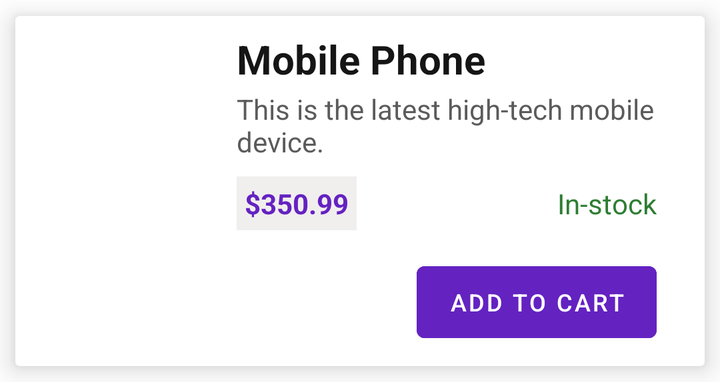
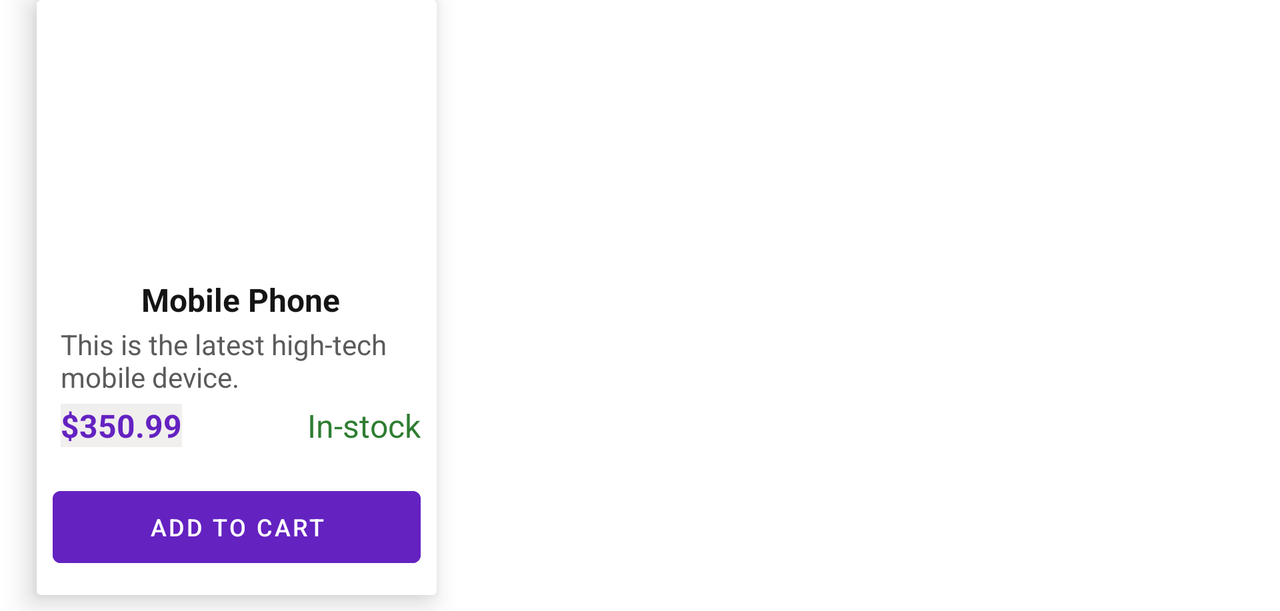

One screen, two layout resources from the same app: the default and the repository's alternative for another configuration. Each is rendered where Android would select it; the XML of both is given below.
<!-- AndroidManifest.xml: application theme Theme.MobileCrunchers -->
<!-- res/layout/product.xml -->
<?xml version="1.0" encoding="utf-8"?>
<androidx.constraintlayout.widget.ConstraintLayout xmlns:android="http://schemas.android.com/apk/res/android"
    xmlns:app="http://schemas.android.com/apk/res-auto"
    android:layout_width="match_parent"
    android:layout_height="wrap_content"
    >

    <androidx.cardview.widget.CardView
        android:id="@+id/cvProductList"
        android:layout_width="0dp"
        android:layout_height="wrap_content"
        android:layout_marginStart="4dp"
        android:layout_marginTop="8dp"
        android:layout_marginEnd="4dp"
        android:layout_marginBottom="8dp"
        app:cardElevation="8dp"
        app:layout_constraintBottom_toBottomOf="parent"
        app:layout_constraintEnd_toStartOf="@+id/guideline7"
        app:layout_constraintStart_toStartOf="@+id/guideline6"
        app:layout_constraintTop_toTopOf="@+id/guideline8">

        <androidx.constraintlayout.widget.ConstraintLayout
            android:id="@+id/layoutProductDescription"
            android:layout_width="match_parent"
            android:layout_height="match_parent"
            android:layout_margin="8dp">

            <androidx.constraintlayout.widget.Guideline
                android:id="@+id/guideline12"
                android:layout_width="wrap_content"
                android:layout_height="wrap_content"
                android:orientation="vertical"
                app:layout_constraintGuide_percent="0.3" />

            <TextView
                android:id="@+id/tvStatus"
                android:layout_width="wrap_content"
                android:layout_height="wrap_content"
                android:layout_marginEnd="16dp"
                android:text="@string/in_stock"
                android:textColor="#2E7D32"
                android:textSize="14sp"
                app:layout_constraintBottom_toBottomOf="@+id/tvPrice"
                app:layout_constraintEnd_toEndOf="parent"
                app:layout_constraintTop_toTopOf="@+id/tvPrice" />

            <ImageView
                android:id="@+id/imgProduct"
                android:layout_width="0dp"
                android:layout_height="100dp"
                android:layout_marginStart="4dp"
                android:layout_marginTop="8dp"
                android:layout_marginEnd="4dp"
                android:contentDescription="Mobile Phone"
                android:scaleType="fitCenter"
                app:layout_constraintBottom_toBottomOf="@+id/tvPrice"
                app:layout_constraintEnd_toStartOf="@+id/guideline12"
                app:layout_constraintStart_toStartOf="parent"
                app:layout_constraintTop_toTopOf="parent"
                app:srcCompat="@drawable/default_mobile" />

            <TextView
                android:id="@+id/tvProductTitle"
                android:layout_width="0dp"
                android:layout_height="wrap_content"
                android:layout_marginStart="4dp"
                android:text="@string/dummy_product_title"
                android:textColor="@color/black_02"
                android:textSize="20sp"
                android:textStyle="bold"
                app:layout_constraintEnd_toEndOf="parent"
                app:layout_constraintStart_toStartOf="@+id/guideline12"
                app:layout_constraintTop_toTopOf="parent" />

            <TextView
                android:id="@+id/tvProductDescription"
                android:layout_width="0dp"
                android:layout_height="wrap_content"
                android:layout_marginTop="2dp"
                android:breakStrategy="simple"
                android:ellipsize="none"
                android:maxLines="4"
                android:scrollHorizontally="false"
                android:text="@string/dummy_product_description"
                android:textColor="@color/black_03"
                android:textSize="14sp"
                app:layout_constraintEnd_toEndOf="parent"
                app:layout_constraintStart_toStartOf="@+id/tvProductTitle"
                app:layout_constraintTop_toBottomOf="@+id/tvProductTitle" />

            <TextView
                android:id="@+id/tvPrice"
                android:layout_width="wrap_content"
                android:layout_height="wrap_content"
                android:layout_marginTop="8dp"
                android:background="@color/gray_02"
                android:padding="4dp"
                android:text="@string/dummy_price"
                android:textColor="@color/purple_light"
                android:textSize="14sp"
                android:textStyle="bold"
                app:layout_constraintStart_toStartOf="@+id/tvProductDescription"
                app:layout_constraintTop_toBottomOf="@+id/tvProductDescription" />

            <Button
                android:id="@+id/btnAddToCart"
                android:layout_width="wrap_content"
                android:layout_height="wrap_content"
                android:layout_marginTop="16dp"
                android:layout_marginEnd="16dp"
                android:backgroundTint="@color/purple_light"
                android:text="@string/add_to_cart"
                android:textSize="12sp"
                app:icon="@drawable/ic_baseline_add_shopping_cart_24"
                app:iconPadding="8dp"
                app:iconSize="18dp"
                app:layout_constraintBottom_toBottomOf="parent"
                app:layout_constraintEnd_toEndOf="parent"
                app:layout_constraintTop_toBottomOf="@+id/tvStatus" />

        </androidx.constraintlayout.widget.ConstraintLayout>
    </androidx.cardview.widget.CardView>

    <androidx.constraintlayout.widget.Guideline
        android:id="@+id/guideline6"
        android:layout_width="wrap_content"
        android:layout_height="wrap_content"
        android:orientation="vertical"
        app:layout_constraintGuide_percent="0.01" />

    <androidx.constraintlayout.widget.Guideline
        android:id="@+id/guideline7"
        android:layout_width="wrap_content"
        android:layout_height="wrap_content"
        android:orientation="vertical"
        app:layout_constraintGuide_percent="0.99" />

    <androidx.constraintlayout.widget.Guideline
        android:id="@+id/guideline8"
        android:layout_width="wrap_content"
        android:layout_height="wrap_content"
        android:orientation="horizontal"
        app:layout_constraintGuide_percent="0" />

</androidx.constraintlayout.widget.ConstraintLayout>
<!-- resources referenced by this layout -->
<resources>
  <color name="black_02">#151515</color>
  <color name="black_03">#5C5B5B</color>
  <color name="gray_02">#F1EEEE</color>
  <color name="purple_light">#6422C1</color>
  <string name="add_to_cart">Add to Cart</string>
  <string name="dummy_price">$350.99</string>
  <string name="dummy_product_description">This is the latest high-tech mobile device.</string>
  <string name="dummy_product_title">Mobile Phone</string>
  <string name="in_stock">In-stock</string>
  <style name="Theme.MobileCrunchers" parent="Theme.MaterialComponents.DayNight.NoActionBar">
          
          <item name="colorPrimary">@color/purple_500</item>
          <item name="colorPrimaryVariant">@color/purple_700</item>
          <item name="colorOnPrimary">@color/white</item>
          
          <item name="colorSecondary">@color/teal_200</item>
          <item name="colorSecondaryVariant">@color/teal_700</item>
          <item name="colorOnSecondary">@color/black</item>
          
          <item name="android:statusBarColor" tools:targetApi="l">?attr/colorPrimaryVariant</item>
          
      </style>
  <color name="purple_500">#FF6200EE</color>
  <color name="purple_700">#FF3700B3</color>
  <color name="white">#FFFFFFFF</color>
  <color name="teal_200">#FF03DAC5</color>
  <color name="teal_700">#FF018786</color>
  <color name="black">#FF000000</color>
</resources>
<!-- res/layout-land/product.xml (the repository's variant of the layout above) -->
<!-- drawn on the phone turned sideways -->
<?xml version="1.0" encoding="utf-8"?>
<androidx.constraintlayout.widget.ConstraintLayout xmlns:android="http://schemas.android.com/apk/res/android"
    xmlns:app="http://schemas.android.com/apk/res-auto"
    xmlns:tools="http://schemas.android.com/tools"
    android:layout_width="wrap_content"
    android:layout_height="wrap_content"
    >

    <androidx.constraintlayout.widget.Guideline
        android:id="@+id/guideline4"
        android:layout_width="wrap_content"
        android:layout_height="wrap_content"
        android:orientation="horizontal"
        app:layout_constraintGuide_percent="0.99" />

    <androidx.constraintlayout.widget.Guideline
        android:id="@+id/guideline5"
        android:layout_width="wrap_content"
        android:layout_height="wrap_content"
        android:orientation="horizontal"
        app:layout_constraintGuide_percent="0" />

    <androidx.cardview.widget.CardView
        android:id="@+id/cvProductList"
        android:layout_width="200dp"
        android:layout_height="wrap_content"
        android:layout_marginStart="16dp"
        android:layout_marginEnd="16dp"
        android:layout_marginBottom="8dp"
        app:cardElevation="8dp"
        app:layout_constraintBottom_toBottomOf="parent"
        app:layout_constraintEnd_toStartOf="@+id/guideline2"
        app:layout_constraintStart_toStartOf="@+id/guideline6"
        app:layout_constraintTop_toTopOf="@+id/guideline5">

        <androidx.constraintlayout.widget.ConstraintLayout
            android:id="@+id/layoutProductDescription"
            android:layout_width="match_parent"
            android:layout_height="match_parent"
            android:layout_margin="8dp">

            <TextView
                android:id="@+id/tvStatus"
                android:layout_width="wrap_content"
                android:layout_height="wrap_content"
                android:layout_marginTop="4dp"
                android:text="@string/in_stock"
                android:textColor="#2E7D32"
                android:textSize="16sp"
                app:layout_constraintEnd_toEndOf="parent"
                app:layout_constraintTop_toBottomOf="@+id/tvProductDescription" />

            <ImageView
                android:id="@+id/imgProduct"
                android:layout_width="0dp"
                android:layout_height="125dp"
                android:layout_marginStart="4dp"
                android:layout_marginTop="2dp"
                android:layout_marginEnd="4dp"
                android:contentDescription="@string/dummy_product_description"
                android:scaleType="fitCenter"
                app:layout_constraintBottom_toTopOf="@+id/tvProductTitle"
                app:layout_constraintEnd_toEndOf="parent"
                app:layout_constraintStart_toStartOf="parent"
                app:layout_constraintTop_toTopOf="parent"
                app:srcCompat="@drawable/default_mobile" />

            <TextView
                android:id="@+id/tvProductTitle"
                android:layout_width="0dp"
                android:layout_height="wrap_content"
                android:layout_marginTop="4dp"
                android:layout_marginBottom="2dp"
                android:text="@string/dummy_product_title"
                android:textAlignment="center"
                android:textColor="@color/black_02"
                android:textSize="16sp"
                android:textStyle="bold"
                app:layout_constraintBottom_toTopOf="@+id/tvProductDescription"
                app:layout_constraintEnd_toEndOf="parent"
                app:layout_constraintStart_toStartOf="@+id/imgProduct"
                app:layout_constraintTop_toBottomOf="@+id/imgProduct" />

            <TextView
                android:id="@+id/tvProductDescription"
                android:layout_width="0dp"
                android:layout_height="wrap_content"
                android:layout_marginTop="2dp"
                android:breakStrategy="simple"
                android:ellipsize="none"
                android:maxLines="4"
                android:scrollHorizontally="false"
                android:text="@string/dummy_product_description"
                android:textAlignment="viewStart"
                android:textColor="@color/black_03"
                android:textSize="14sp"
                app:layout_constraintEnd_toEndOf="parent"
                app:layout_constraintStart_toStartOf="@+id/tvProductTitle"
                app:layout_constraintTop_toBottomOf="@+id/tvProductTitle" />

            <TextView
                android:id="@+id/tvPrice"
                android:layout_width="wrap_content"
                android:layout_height="wrap_content"
                android:layout_marginTop="4dp"
                android:background="@color/gray_02"
                android:text="@string/dummy_price"
                android:textColor="@color/purple_light"
                android:textSize="16sp"
                android:textStyle="bold"
                app:layout_constraintStart_toStartOf="@+id/tvProductDescription"
                app:layout_constraintTop_toBottomOf="@+id/tvProductDescription" />

            <Button
                android:id="@+id/btnAddToCart"
                android:layout_width="0dp"
                android:layout_height="48dp"
                android:layout_marginTop="16dp"
                android:layout_marginBottom="2dp"
                android:backgroundTint="@color/purple_light"
                android:paddingTop="8dp"
                android:paddingBottom="8dp"
                android:text="@string/add_to_cart"
                android:textSize="12sp"
                app:icon="@drawable/ic_baseline_add_shopping_cart_24"
                app:iconSize="20dp"
                app:layout_constraintBottom_toBottomOf="parent"
                app:layout_constraintEnd_toEndOf="parent"
                app:layout_constraintStart_toStartOf="parent"
                app:layout_constraintTop_toBottomOf="@+id/tvPrice"
                tools:ignore="TouchTargetSizeCheck" />

        </androidx.constraintlayout.widget.ConstraintLayout>
    </androidx.cardview.widget.CardView>

    <androidx.constraintlayout.widget.Guideline
        android:id="@+id/guideline6"
        android:layout_width="wrap_content"
        android:layout_height="wrap_content"
        android:orientation="vertical"
        app:layout_constraintGuide_percent="0.01" />

    <androidx.constraintlayout.widget.Guideline
        android:id="@+id/guideline2"
        android:layout_width="wrap_content"
        android:layout_height="wrap_content"
        android:orientation="vertical"
        app:layout_constraintGuide_percent="1.0" />

</androidx.constraintlayout.widget.ConstraintLayout>
